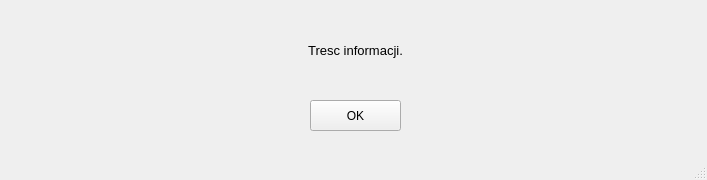
<?xml version="1.0" encoding="UTF-8"?>
<ui version="4.0">
 <class>MainWindow</class>
 <widget class="QMainWindow" name="MainWindow">
  <property name="geometry">
   <rect>
    <x>0</x>
    <y>0</y>
    <width>707</width>
    <height>180</height>
   </rect>
  </property>
  <property name="windowTitle">
   <string>MainWindow</string>
  </property>
  <widget class="QWidget" name="centralwidget">
   <widget class="QLabel" name="label">
    <property name="geometry">
     <rect>
      <x>10</x>
      <y>10</y>
      <width>691</width>
      <height>81</height>
     </rect>
    </property>
    <property name="font">
     <font>
      <pointsize>10</pointsize>
     </font>
    </property>
    <property name="text">
     <string>Tresc informacji.</string>
    </property>
    <property name="alignment">
     <set>Qt::AlignCenter</set>
    </property>
   </widget>
   <widget class="QPushButton" name="pushButtonOK">
    <property name="geometry">
     <rect>
      <x>310</x>
      <y>100</y>
      <width>91</width>
      <height>31</height>
     </rect>
    </property>
    <property name="text">
     <string>OK</string>
    </property>
   </widget>
  </widget>
  <widget class="QMenuBar" name="menubar">
   <property name="geometry">
    <rect>
     <x>0</x>
     <y>0</y>
     <width>707</width>
     <height>21</height>
    </rect>
   </property>
  </widget>
  <widget class="QStatusBar" name="statusbar"/>
 </widget>
 <resources/>
 <connections/>
</ui>
